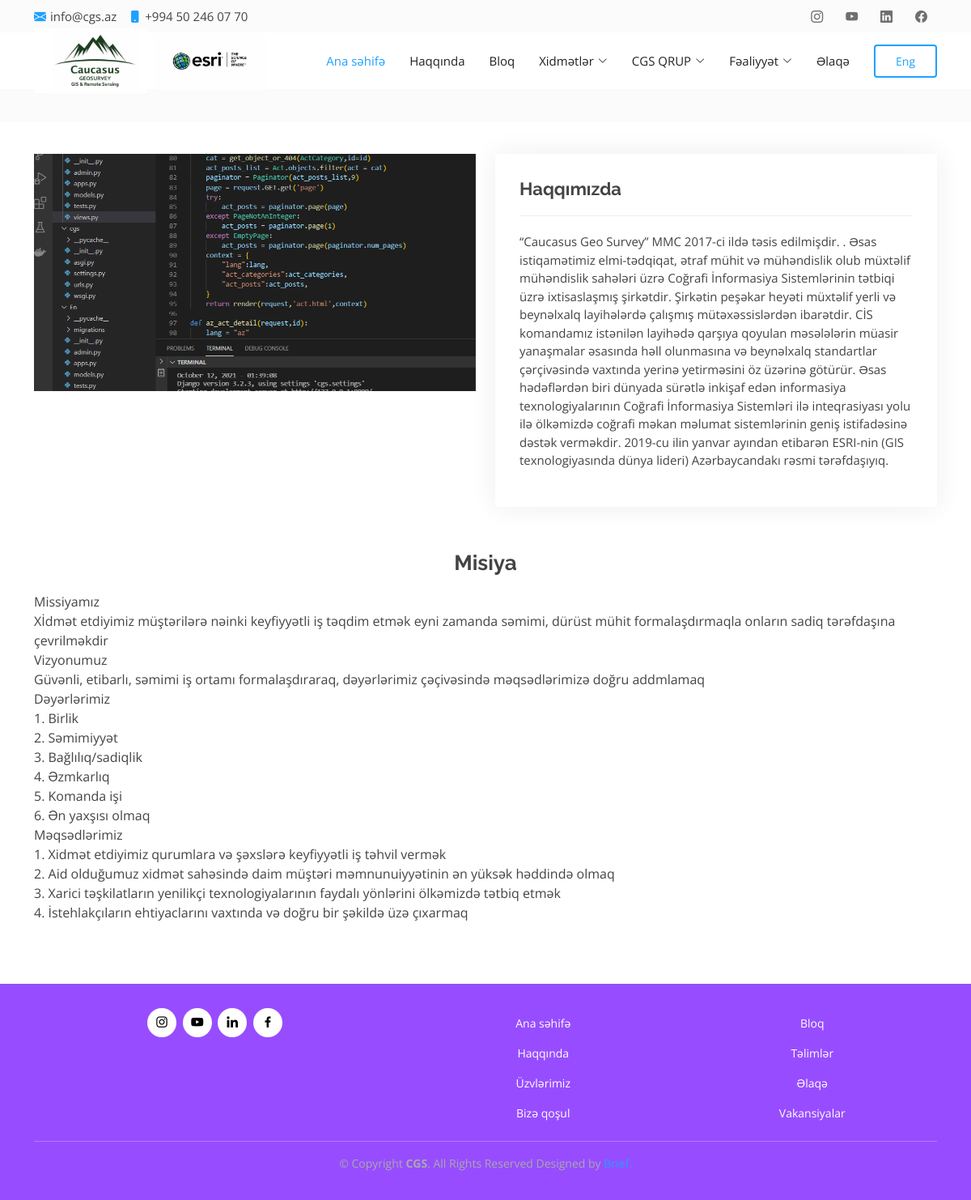
Screenshot of /azabout/ with the database file from the repository.
### Az/models.py (models this page shows, shortened)
class Contact(models.Model):
    phone = models.CharField(max_length=150,verbose_name="Əlaqə nömrəsi")
    mail = models.CharField(max_length=150,verbose_name="Elektron poçt")
    locate = models.CharField(max_length=150,verbose_name="Ünvan")
    location = models.CharField(max_length=150,verbose_name="Xəritə")
    class Meta:
        verbose_name = "Əlaqə"
        verbose_name_plural = "Əlaqə"

class About(models.Model):
    aboutus = RichTextField(verbose_name = "Haqqımızda")
    mission = RichTextField(verbose_name = "Missiya")
    image1 = models.ImageField(verbose_name = "Şəkil 1", blank = True, null = True)
    title = "Haqqımızda"
    class Meta:
        verbose_name = "Haqqımızda"
        verbose_name_plural = "Haqqımızda"

### index/models.py (models this page shows, shortened)
class Sosials(models.Model):
    title = models.CharField(max_length=150,verbose_name="Sosial şəbəkənin adının bi kodu")
    link = models.CharField(max_length=150,verbose_name="Sosial şəbəkənin linki")
    class Meta:
        verbose_name = "Sosial şəbəkə"
        verbose_name_plural = "Sosial şəbəkələr"
        ordering = ['-id']

class Logo(models.Model):
    image = models.ImageField(verbose_name="Logo",blank = True, null = True)
    title = models.CharField(max_length=150,verbose_name="Logonun adı")
    link = models.CharField(max_length=150,verbose_name="Link",blank = True, null = True)
    class Meta:
        verbose_name = "Logo"
        verbose_name_plural = "Logolar"

### Az/views.py (the view)
# urls.py: path('azabout/',az_about,name="azabout"),
def az_about(request):
    logos = Logo.objects.all()
    con = Contact.objects.all()
    sosials = Sosials.objects.all()
    act_categories = ActCategory.objects.all()
    services_categories = ServiceCategory.objects.all()
    abouts = About.objects.all()[:1]
    teams = Team.objects.all()
    lang = "az"
    title1 = "Haqqımızda"
    title2 = "Misiya"
    title3 = "Komandamız"
    context = {
        "abouts":abouts,
        "lang":lang,
        "title1":title1,
        "title2":title2,
        "title3":title3,
        "teams":teams,
        "act_categories":act_categories,
        "services_categories":services_categories,
        "sosials":sosials,
        "con":con,
        "logos":logos,
    }
    return render(request,"about.html",context)

### templates/about.html (shortened to what this page needs)
{% extends 'layout.html' %}
{% block body %}
{% include "header.html" %}
{% if lang == "az" %}
<li><a class="getstarted scrollto" href="{% url 'enabout' %}">Eng</a></li>
{% endif %}
{% include "headeralt.html" %}
{% for about in abouts  %}
<main id="main">
  <section id="breadcrumbs" class="breadcrumbs">
  </section>
  <section id="portfolio-details" class="portfolio-details">
    <div class="container">
      <div class="row gy-4">
        <div class="col-lg-6">
          <div class="swiper">
            <div class="swiper-wrapper align-items-center">
              <div class="animated animatedFadeInUp fadeInUp">
                <img class="img-fluid" src="{{about.image1.url}}" alt="">
              </div>
            </div>
          </div>
        </div>
<div class="col-lg-6">
  <div class="portfolio-info">
    <h3>{{title1}}</h3>
    <ul>
      {{about.aboutus|safe}}
    </ul>
  </div>
</div>
<div class="portfolio-description">
  <h2 class="text-center">{{title2}}</h2>
  <p>
    {{about.mission|safe}}
  </p>
</div>
      </div>
    </div>
  </section>
</main>
{% endfor %}
 {% include "footer.html" %}
  {% endblock body %}

### templates/header.html (shortened to what this page needs)
  <section id="topbar" class="d-flex align-items-center">
    <div class="container d-flex justify-content-center justify-content-md-between">
      <div class="contact-info d-flex align-items-center">
        {% for c in con  %}
        <i class="bi bi-envelope-fill"></i><a href="mailto:{{c.mail}}">{{c.mail}}</a>
        <i class="bi bi-phone-fill phone-icon"></i> {{c.phone}}
        {% endfor %}
      </div>
      <div class="social-links d-none d-md-block">
        {% for s in sosials  %}
        <a href="{{s.link}}" class="{{s.title}}"><i class="bi bi-{{s.title}}"></i></a>
        {% endfor %}
      </div>
    </div>
  </section>
  <header id="header" class="d-flex align-items-center">
    <div class="container d-flex align-items-center">
      <h1 class="logo me-auto">{% for logo in logos  %}<a href="{{logo.link}}"><img src="{{logo.image.url}}" style="width: 140px;" class="img-fluid"> </a>{% endfor %}</h1>
      <nav id="navbar" class="navbar">
        <ul>
          {% if lang == "az" %}
          <li><a class="nav-link scrollto active" href="{% url 'Aze' %}">Ana səhifə</a></li>
          <li><a class="nav-link scrollto" href="{% url 'azabout' %}">Haqqında</a></li>
          <li><a class="nav-link scrollto" href="{% url 'azblog' %}">Bloq</a></li>
          <li class="dropdown"><a href="#"><span>Xidmətlər</span> <i class="bi bi-chevron-down"></i></a>
          </li>
          <li class="dropdown"><a href="#"><span>CGS QRUP</span> <i class="bi bi-chevron-down"></i></a>
          </li>
          <li class="dropdown"><a href="#"><span>Fəaliyyət</span> <i class="bi bi-chevron-down"></i></a>
          </li>
          <li><a class="nav-link scrollto" href="{% url 'azcontact' %}">Əlaqə</a></li>
          {% endif %}

### templates/footer.html (shortened to what this page needs)
 <footer id="footer">
    <div class="container">
      <div class="row">
        <div class="col-lg-5">
          <div class="social-links">
            {% for sosial in sosials %}
            <a href="{{sosial.title}}" class="{{sosial.title}}"><i class="bx bxl-{{sosial.title}}"></i></a>
            {% endfor %}
          </div>
        </div>
        <div class="col-lg-7">
          <div class="row">
            {% if lang == "az" %}
            <div class ="col-sm-6">
              <a class="nav-link scrollto active" href="{% url 'Eng' %}">Ana səhifə</a>
              <a class="nav-link scrollto" href="{% url 'enabout' %}">Haqqında</a>
            </div>
            <div class ="col-sm-6">
              <a class="nav-link scrollto" href="{% url 'enblog' %}">Bloq</a>
              <a href="{% url 'enpractice' %}" class="nav-link scrollto">Təlimlər</a>
            </div>
            <div class ="col-sm-6">
              <a href="{% url 'enmembers' %}" class="nav-link scrollto" >Üzvlərimiz</a>
              <a href="{% url 'enjoinus' %}"class="nav-link scrollto">Bizə qoşul</a>
            </div>
            <div class ="col-sm-6">
              <a class="nav-link scrollto" href="{% url 'encontact' %}">Əlaqə</a>
              <a class="nav-link scrollto" href="{% url 'envacancies' %}">Vakansiyalar</a>
            </div>
            {% endif %}
          </div>
        </div>
    </div>
    <hr>
      <div class="copyright" style="color: darkgray;">
        &copy; Copyright <strong><span>CGS</span></strong>. All Rights Reserved
        Designed by <a href="https://bootstrapmade.com/">Brief.</a>
    </div>
  </footer>

### static/assets/css/style.css (style rules this page uses)
body { font-family: "Open Sans", sans-serif; color: #444444; }
a { text-decoration: none; color: #1ea1ff; }
h1, h2, h3, h4, h5, h6 { font-family: "Raleway", sans-serif; }
.animated { animation-duration: 3s; animation-fill-mode: both; -webkit-animation-duration: 3s; -webkit-animation-fill-mode: both }
.animatedFadeInUp { opacity: 0; }
.fadeInUp { opacity: 0; animation-name: fadeInUp; -webkit-animation-name: fadeInUp; }
#topbar { background: #fbfbfb; font-size: 15px; height: 40px; padding: 0; }
#topbar .contact-info a { line-height: 0; color: #444444; transition: 0.3s; }
#topbar .contact-info i { color: #1ea1ff; line-height: 0; margin-right: 5px; }
#topbar .contact-info .phone-icon { margin-left: 15px; }
#topbar .social-links a { color: #6f6f6f; padding: 4px 12px; display: inline-block; line-height: 1px; transition: 0.3s; }
#header { background: #fff; transition: all 0.5s; z-index: 997; height: 70px; }
#header .logo { font-size: 30px; margin: 0; padding: 0; line-height: 1; font-weight: 700; letter-spacing: 1px; text-transform: uppercase; }
#header .logo a { color: #1ea1ff; }
#header .logo img { max-height: 80px; }
.navbar { padding: 0; }
.navbar ul { margin: 0; padding: 0; display: flex; list-style: none; align-items: center; }
.navbar li { position: relative; }
.navbar a, .navbar a:focus { display: flex; align-items: center; justify-content: space-between; padding: 10px 0 10px 30px; font-size: 15px; color: #222222; white-space: nowrap; transition: 0.3s; }
.navbar a i, .navbar a:focus i { font-size: 12px; line-height: 0; margin-left: 5px; }
.navbar a:hover, .navbar .active, .navbar .active:focus, .navbar li:hover > a { color: #1ea1ff; }
.navbar .getstarted, .navbar .getstarted:focus { color: #1ea1ff; padding: 8px 25px; margin-left: 30px; border-radius: 4px; border: 2px solid #1ea1ff; transition: 0.3s; font-size: 14px; }
section { padding: 60px 0; }
.portfolio-details { padding-top: 40px; }
.portfolio-details .portfolio-info { padding: 30px; box-shadow: 0px 0 30px rgba(34, 34, 34, 0.08); }
.portfolio-details .portfolio-info h3 { font-size: 22px; font-weight: 700; margin-bottom: 20px; padding-bottom: 20px; border-bottom: 1px solid #eee; }
.portfolio-details .portfolio-info ul { list-style: none; padding: 0; font-size: 15px; }
.portfolio-details .portfolio-description { padding-top: 30px; }
.portfolio-details .portfolio-description h2 { font-size: 26px; font-weight: 700; margin-bottom: 20px; }
.portfolio-details .portfolio-description p { padding: 0; }
.breadcrumbs { padding: 15px 0; background: #fbfbfb; min-height: 40px; }
#footer { background: #974dff; color: #fff; font-size: 14px; text-align: center; padding: 30px 0; }
#footer .social-links { margin: 0 0 40px 0; }
#footer .social-links a { font-size: 18px; display: inline-block; background: white; color: black; line-height: 1; padding: 8px 0; margin-right: 4px; border-radius: 50%; text-align: center; width: 36px; height: 36px; transition: 0.3s; }
#footer .copyright { margin: 0 0 5px 0; }
#footer .container .row .col-lg-7 .row .col-sm-6 a { color:white!important; }

### rows the page displays
Contact: mail "info@cgs.az", phone "+994 50 246 07 70"
Logo: image (picture)
Logo: image (picture)
About: image1 (picture), title1 "Haqqımızda", aboutus "“Caucasus Geo Survey” MMC 2017-ci ildə təsis edilmişdir. . Əsas istiqamətimiz elmi-tədqiqat, ətraf mühit və mühəndislik olub müxtəlif mühəndislik sahələri üzrə Coğrafi İnformasiya Sistemlərinin tətbiqi üzrə ixtisaslaşmış şirkətdir. Şirkətin peşəkar heyəti müxtəlif yerli və beynəlxalq layihələrdə çalışmış mütəxəssislərdən ibarətdir. CİS komandamız istənilən layihədə qarşıya qoyulan məsələlərin müasir yanaşmalar əsasında həll olunmasına və beynəlxalq standartlar çərçivəsində vaxtında yerinə yetirməsini öz üzərinə götürür. Əsas hədəflərdən biri dünyada sürətlə inkişaf edən informasiya texnologiyalarının Coğrafi İnformasiya Sistemləri ilə inteqrasiyası yolu ilə ölkəmizdə coğrafi məkan məlumat…", title2 "Misiya", mission "Missiyamız Xİdmət etdiyimiz müştərilərə nəinki keyfiyyətli iş təqdim etmək eyni zamanda səmimi, dürüst mühit formalaşdırmaqla onların sadiq tərəfdaşına çevrilməkdir Vizyonumuz Güvənli, etibarlı, səmimi iş ortamı formalaşdıraraq, dəyərlərimiz çəçivəsində məqsədlərimizə doğru addmlamaq Dəyərlərimiz 1. Birlik 2. Səmimiyyət 3. Bağlılıq/sadiqlik 4. Əzmkarlıq 5. Komanda işi 6. Ən yaxşısı olmaq Məqsədlərimiz 1. Xidmət etdiyimiz qurumlara və şəxslərə keyfiyyətli iş təhvil vermək 2. Aid olduğumuz xidmət sahəsində daim müştəri məmnunuiyyətinin ən yüksək həddində olmaq 3. Xarici təşkilatların yenilikçi texnologiyalarının faydalı yönlərini ölkəmizdə tətbiq etmək 4. İstehlakçıların ehtiyaclarını…"
